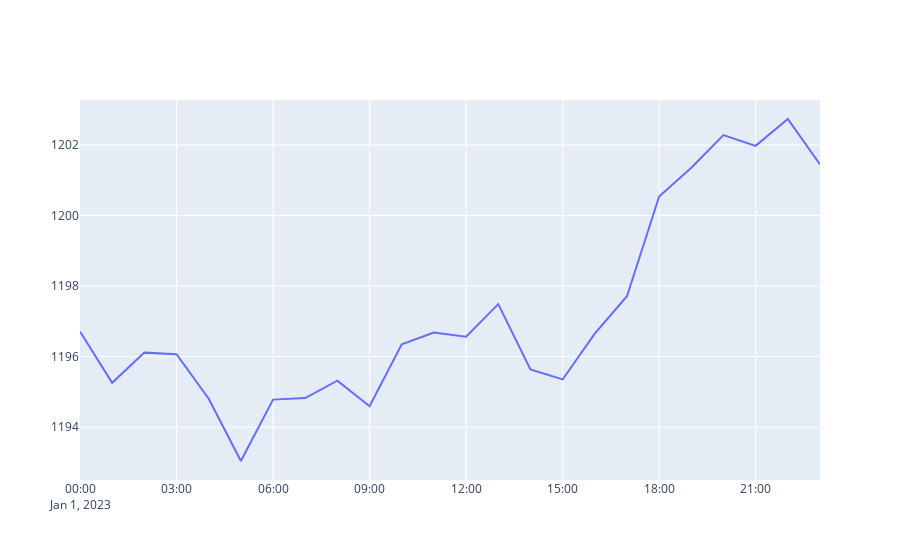
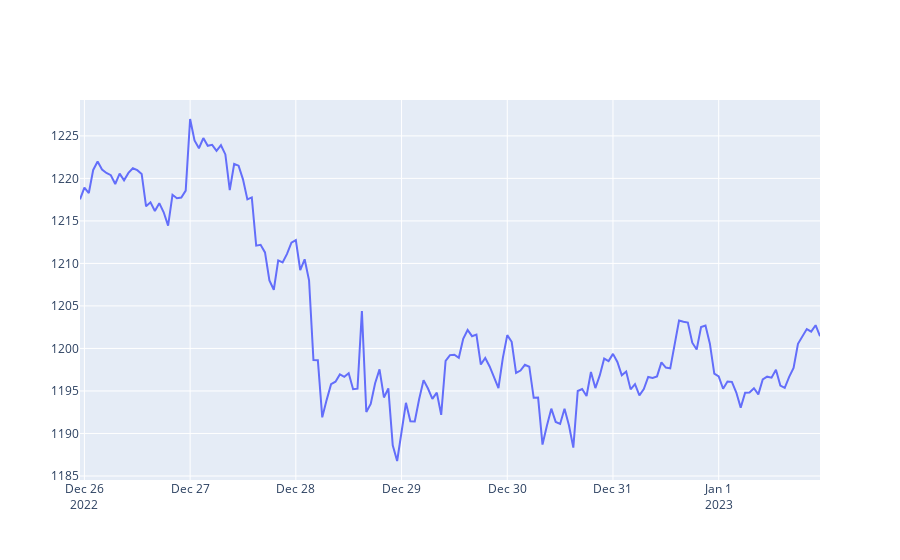
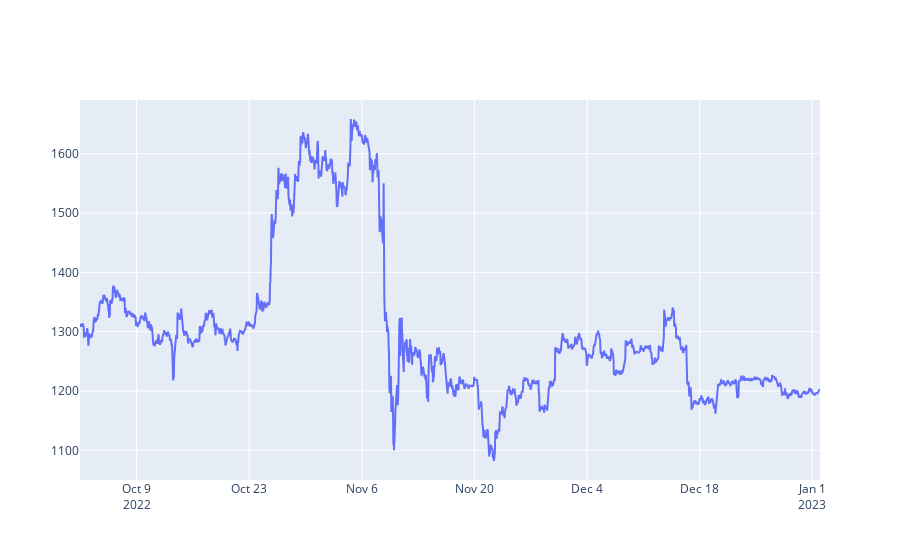
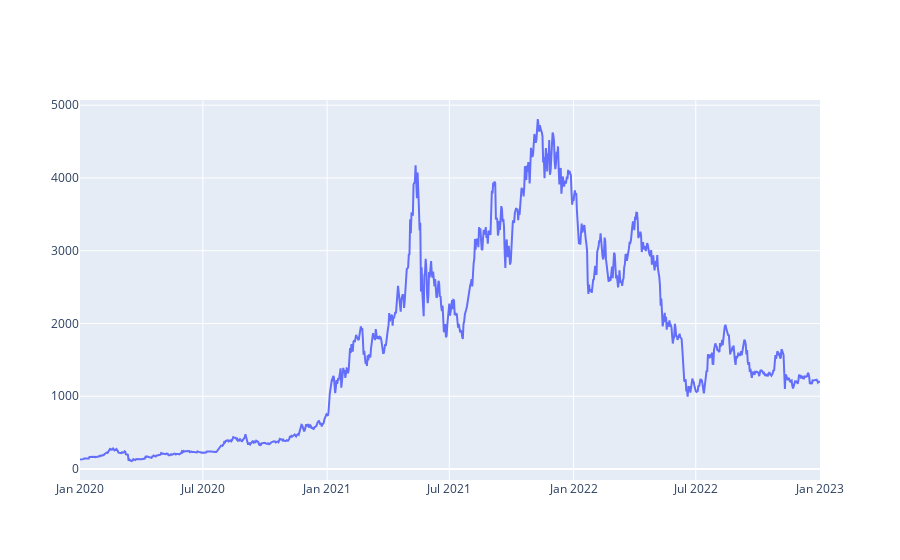

The cell these charts' notebook holds for them, in order:
### Code cell
( getLine(getRates('ETH-USD',  '1d',  '1h')) )
( getLine(getRates('ETH-USD',  '1wk',  '1h')) )
( getLine(getRates('ETH-USD',  '3mo',  '1h')) )
( getLine(getRates('ETH-USD',  '3y',  '1d')) )

### Figure 1 — Plotly figure (JSON) as saved in the notebook; plotly's stock layout.template omitted (floating-point values rounded to 4 significant figures)
{"data": [{"x": ["2023-01-01T00:00:00", "2023-01-01T01:00:00", "2023-01-01T02:00:00", "2023-01-01T03:00:00", "2023-01-01T04:00:00", "2023-01-01T05:00:00", "2023-01-01T06:00:00", "2023-01-01T07:00:00", "2023-01-01T08:00:00", "2023-01-01T09:00:00", "2023-01-01T10:00:00", "2023-01-01T11:00:00", "2023-01-01T12:00:00", "2023-01-01T13:00:00", "2023-01-01T14:00:00", "2023-01-01T15:00:00", "2023-01-01T16:00:00", "2023-01-01T17:00:00", "2023-01-01T18:00:00", "2023-01-01T19:00:00", "2023-01-01T20:00:00", "2023-01-01T21:00:00", "2023-01-01T22:00:00", "2023-01-01T23:00:00"], "y": [1197.0, 1195.0, 1196.0, 1196.0, 1195.0, 1193.0, 1195.0, 1195.0, 1195.0, 1195.0, 1196.0, 1197.0, 1197.0, 1197.0, 1196.0, 1195.0, 1197.0, 1198.0, 1201.0, 1201.0, 1202.0, 1202.0, 1203.0, 1201.0], "type": "scatter"}], "layout": {"xaxis": {"type": "date", "range": ["2023-01-01", "2023-01-01 23:00"], "autorange": true}, "yaxis": {"type": "linear", "range": [1193.0, 1203.0], "autorange": true}, "autosize": true}}

### Figure 2 — Plotly figure (JSON) as saved in the notebook; plotly's stock layout.template omitted (floating-point values rounded to 4 significant figures; data arrays with more than 128 entries replaced by an {"elided": "..."} marker saying what was removed)
{"data": [{"x": {"elided": "169 str values"}, "y": {"elided": "169 float values"}, "type": "scatter"}], "layout": {"xaxis": {"type": "date", "range": ["2022-12-25 23:00", "2023-01-01 23:00"], "autorange": true}, "yaxis": {"type": "linear", "range": [1185.0, 1229.0], "autorange": true}, "autosize": true}}

### Figure 3 — Plotly figure (JSON) as saved in the notebook; plotly's stock layout.template omitted (floating-point values rounded to 4 significant figures; data arrays with more than 128 entries replaced by an {"elided": "..."} marker saying what was removed)
{"data": [{"x": {"elided": "2207 str values"}, "y": {"elided": "2207 float values"}, "type": "scatter"}], "layout": {"xaxis": {"type": "date", "range": ["2022-10-01 23:00", "2023-01-01 23:00"], "autorange": true}, "yaxis": {"type": "linear", "range": [1050.0, 1691.0], "autorange": true}, "autosize": true}}

### Figure 4 — Plotly figure (JSON) as saved in the notebook; plotly's stock layout.template omitted (floating-point values rounded to 4 significant figures; data arrays with more than 128 entries replaced by an {"elided": "..."} marker saying what was removed)
{"data": [{"x": {"elided": "1097 str values"}, "y": {"elided": "1097 float values"}, "type": "scatter"}], "layout": {"xaxis": {"type": "date", "range": ["2020-01-01", "2023-01-01"], "autorange": true}, "yaxis": {"type": "linear", "range": [-150.7, 5071.0], "autorange": true}, "autosize": true}}
